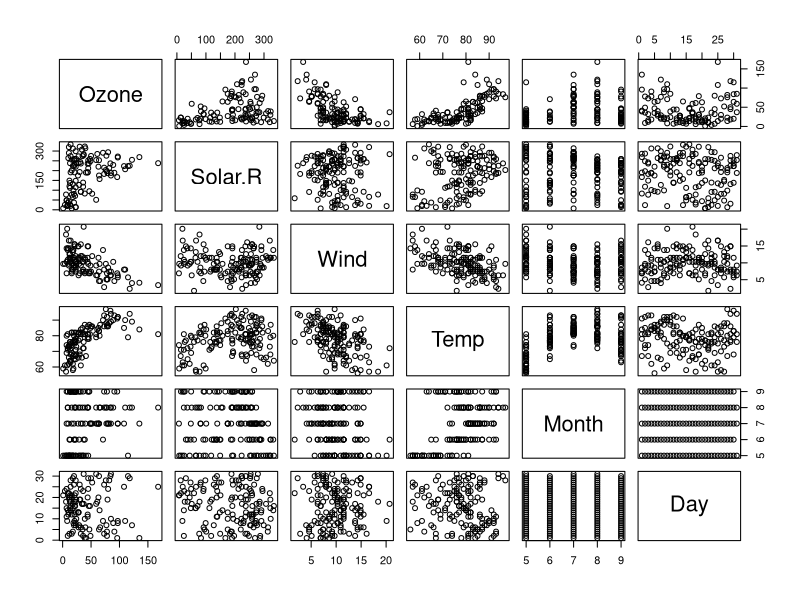
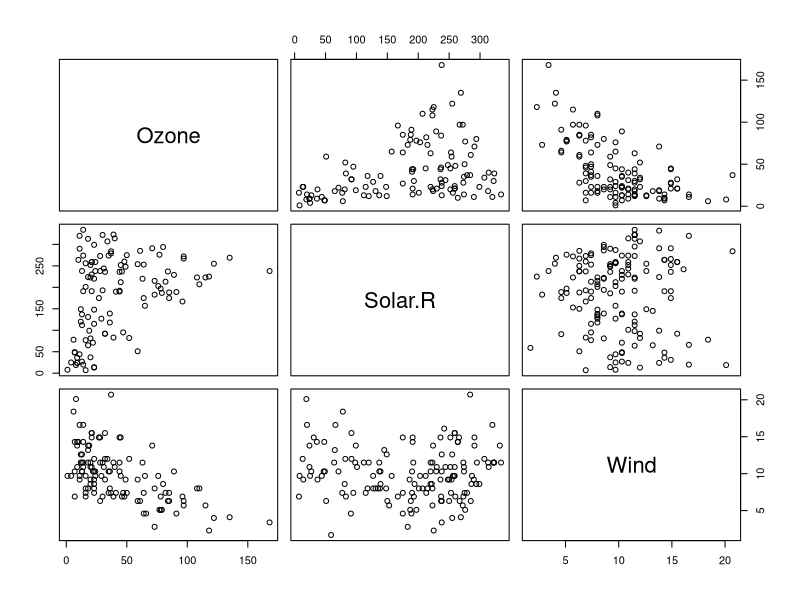
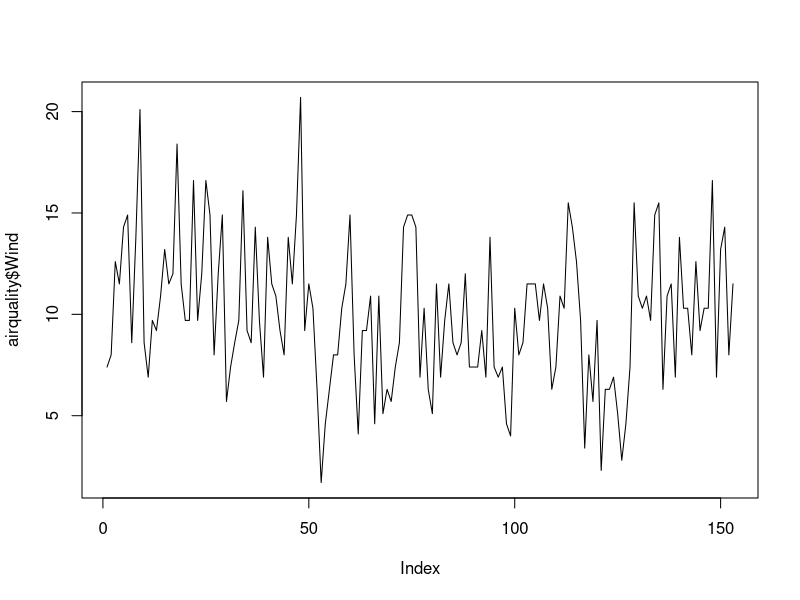
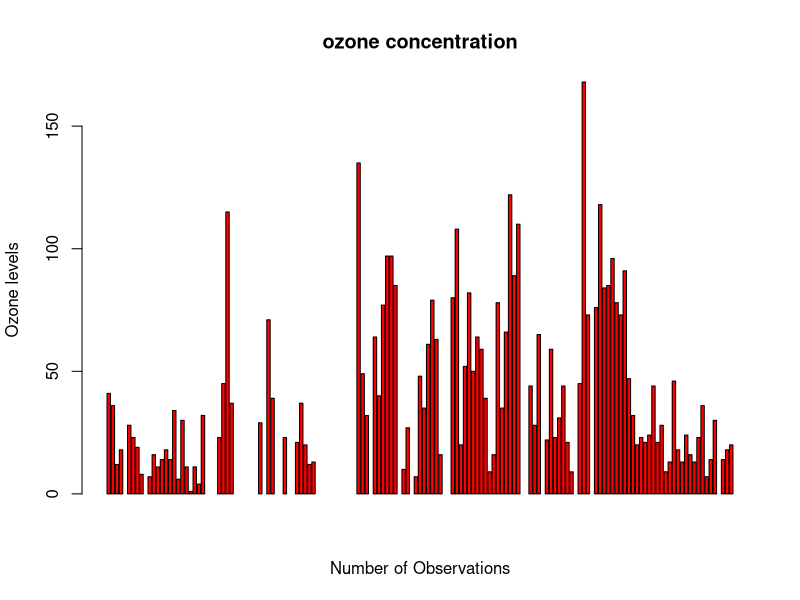
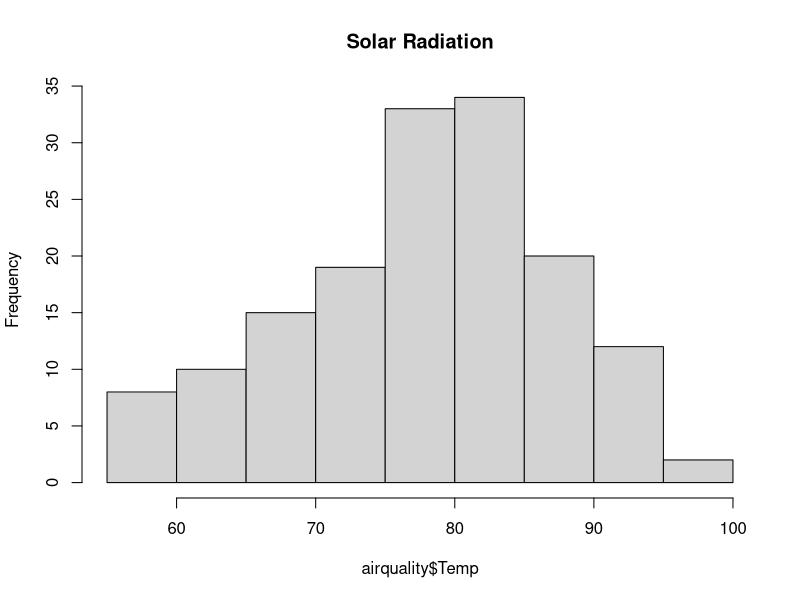
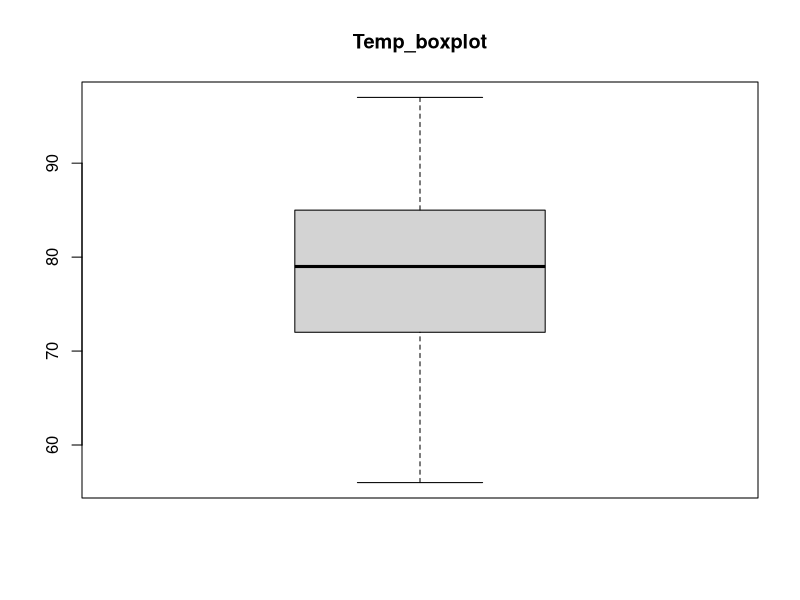
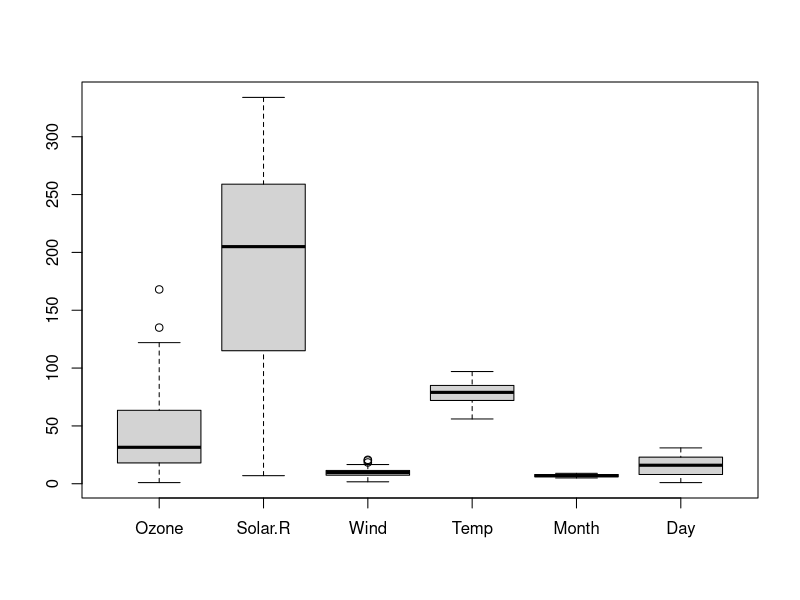
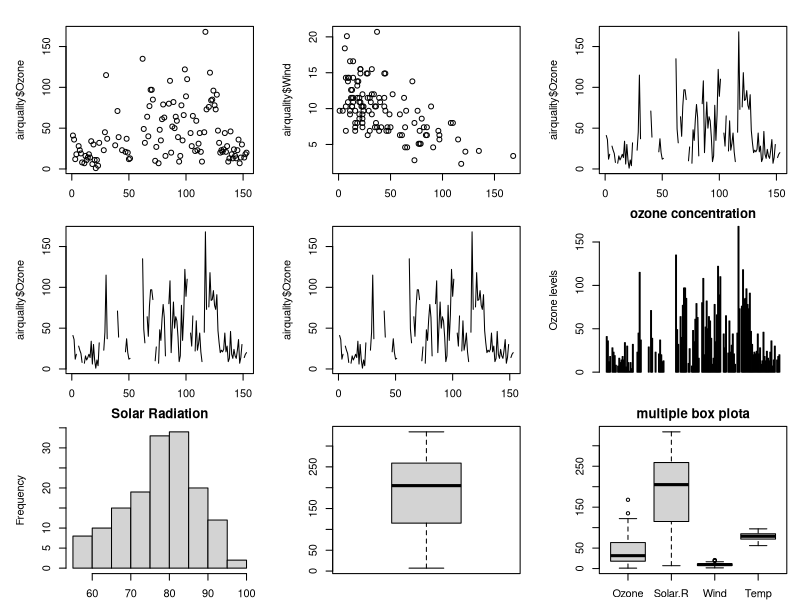

Write the R code that produced these figures, in order.
# Datasets

airquality <-datasets::airquality
airquality

# Top 10 rows and last 10 rows

head(airquality,10)
tail(airquality,10)

####coloumns

airquality[,c(1,2)]

# Creating new table from airquality

df<-airquality[,-6]           ## -6 ,- indicates the coulumn that need to be removed from the table
df

# Getting Summary

summary(airquality[,c(1,2)])
airquality$Wind               # $ to see entire dataset 
summary(airquality$Wind)

# Getting PLOT or Graphs

plot(airquality)
plot(airquality[,c(1,2,3)])
plot(airquality$Wind,type='l') # type P for Points , L for lines. B is for both

# BARPLOT

barplot(airquality$Ozone,xlab = 'Number of Observations',ylab = 'Ozone levels',main = 'ozone concentration',col='red',horiz=F,axes=)
warnings()     

#Histogram
hist(airquality$Temp,main="Solar Radiation")

# Box plot

boxplot(airquality$Temp,main="Temp_boxplot")
boxplot(airquality)

# margin of the grid is (mar).
# number of Rows and column (mfrow)
#whether a boarder to be included (bty)
#position of the labels (las:1 for horizontal,las:0 for vertical)
#bty : box  around the plot

par(mfrow=c(3,3),mar=c(2,5,2,1),las=0,bty="o")
plot(airquality$Ozone)
plot(airquality$Ozone,airquality$Wind)
plot(airquality$Ozone,type='l')
plot(airquality$Ozone,type='l')
plot(airquality$Ozone,type='l')
barplot(airquality$Ozone,xlab = 'Number of Observations',ylab = 'Ozone levels',main = 'ozone concentration',col='red',horiz=F,axes=)
hist(airquality$Temp,main="Solar Radiation")
boxplot(airquality$Solar.R)
boxplot(airquality[,0:4],main="multiple box plota")
